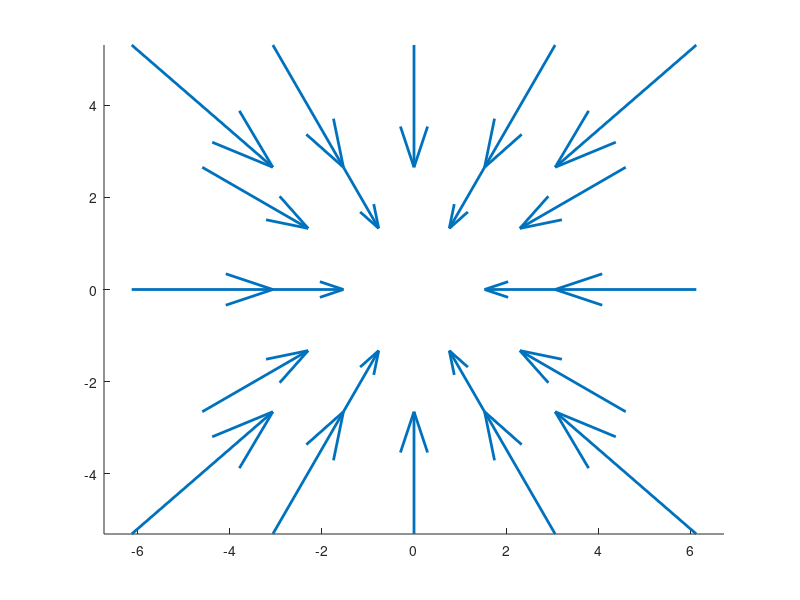

Write the MATLAB code that produced this figure. (Note: this script raises an error after producing the figure.)
function get_th_shift_vectors()
%GET_WF_SHIFT_VECTORS Summary of this function goes here
    
    %magnificatio
    M = 100 * 2* 75 /100;
    %pixel size in [µm]
    sPixel = 0.05;
    %detector pixel size [µm]
    sPixelD = 23;
    %distance between pixels in the image [#pixels]
    alpha = sPixelD/M/sPixel;


    det_x = -alpha.*[-2,-1,0,1,2,-3/2,-1/2,1/2,3/2,-2,-1,0,1,2,-3/2,-1/2,1/2,3/2,-2,-1,0,1,2];
    A = ones(1,5).*sqrt(3);
    B = zeros(1,5);
    det_y = -alpha.*[A,A(1:end-1)./2,B,-A(1:end-1)./2,-A];
    
    n_pixl = 23;


    h = figure;
    ax = axes(h);
    hold on
    axis equal
    quiver(det_x, det_y ,-det_x./2,-det_y./2,0, 'LineWidth', 2)  
    numb = 0:n_pixl-1;
    txt = string(numb);
    plot(det_x, det_y,'xb','MarkerSize',10, 'LineWidth', 2, 'MarkerEdgeColor', 'green')
    % plot(xc.*2, yc.*2 ,'o','MarkerSize',10, 'LineWidth', 2, 'MarkerEdgeColor', 'red')
    set(ax,'DataAspectRatio', [1,1,1], ...
        'PlotBoxAspectRatio',[1 1 1]);
    ylabel('y shift [pixel]')
    xlabel('x shift [pixel]')
    XL = get(ax, 'XLim');
    xl = XL(2) - XL(1);
    text(det_x+(0.05*xl), det_y, txt)
    grid on
    box on
    %make axis perfect square
    limits = max([abs(ax.YLim), abs(ax.XLim)], [], 'all');
    ylim( [-limits, limits] );
    xlim( [-limits, limits] );
    title('thoretical sv')
    file_name = append('th_sv','.png');
    exportgraphics(ax, file_name,'Resolution',600)

    sv_wf = -1.*[det_x; det_y];

    save('SPAD_shift_vectors_th.m', 'sv_wf');

end
